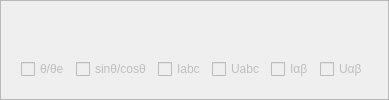
            <widget class="QFrame" name="WaveDisplay_frame_1">
             <property name="frameShape">
              <enum>QFrame::StyledPanel</enum>
             </property>
             <property name="frameShadow">
              <enum>QFrame::Raised</enum>
             </property>
             <layout class="QVBoxLayout" name="verticalLayout_2" stretch="1,0">
              <item>
               <widget class="QWidget" name="WaveDisplay_widget_1" native="true"/>
              </item>
              <item>
               <widget class="QWidget" name="WaveSelect_widget_1" native="true">
                <property name="maximumSize">
                 <size>
                  <width>16777215</width>
                  <height>50</height>
                 </size>
                </property>
                <layout class="QGridLayout" name="gridLayout_3">
                 <item row="1" column="3">
                  <widget class="QCheckBox" name="Iabc_checkBox_1">
                   <property name="enabled">
                    <bool>false</bool>
                   </property>
                   <property name="text">
                    <string>Iabc</string>
                   </property>
                  </widget>
                 </item>
                 <item row="1" column="4">
                  <widget class="QCheckBox" name="Uabc_checkBox_1">
                   <property name="enabled">
                    <bool>false</bool>
                   </property>
                   <property name="text">
                    <string>Uabc</string>
                   </property>
                  </widget>
                 </item>
                 <item row="1" column="1">
                  <widget class="QCheckBox" name="SinCosTheta_checkBox_1">
                   <property name="enabled">
                    <bool>false</bool>
                   </property>
                   <property name="text">
                    <string>sinθ/cosθ</string>
                   </property>
                  </widget>
                 </item>
                 <item row="1" column="5">
                  <widget class="QCheckBox" name="Ixy_checkBox_1">
                   <property name="enabled">
                    <bool>false</bool>
                   </property>
                   <property name="text">
                    <string>Iαβ</string>
                   </property>
                  </widget>
                 </item>
                 <item row="1" column="0">
                  <widget class="QCheckBox" name="Theta_checkBox_1">
                   <property name="enabled">
                    <bool>false</bool>
                   </property>
                   <property name="text">
                    <string>θ/θe</string>
                   </property>
                  </widget>
                 </item>
                 <item row="1" column="6">
                  <widget class="QCheckBox" name="Uxy_checkBox_1">
                   <property name="enabled">
                    <bool>false</bool>
                   </property>
                   <property name="text">
                    <string>Uαβ</string>
                   </property>
                  </widget>
                 </item>
                </layout>
               </widget>
              </item>
             </layout>
            </widget>
